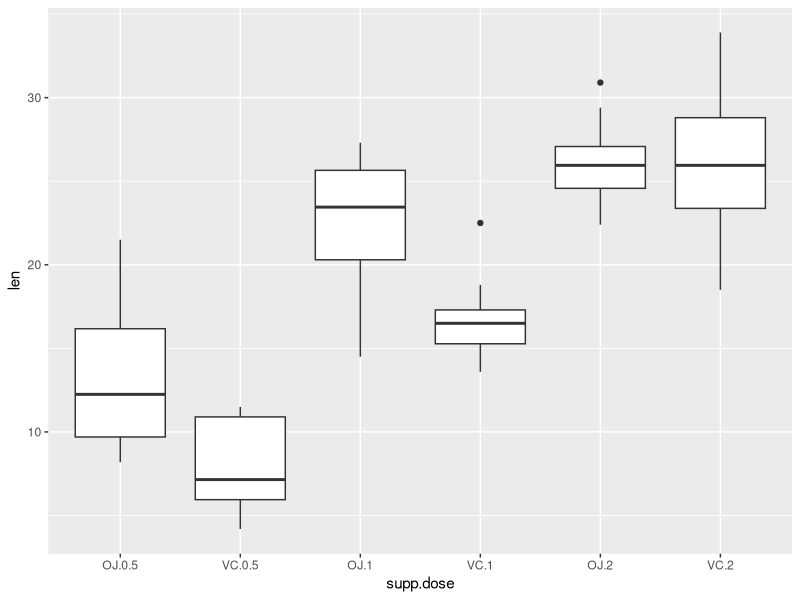

Write R code to recreate this figure.
## ---- chunk 1
# load ToothGrowth data
library(datasets)
data(ToothGrowth)
dim(ToothGrowth)
str(ToothGrowth)
head(ToothGrowth)
tail(ToothGrowth)
sum(is.na(ToothGrowth))
summary(ToothGrowth)
with(ToothGrowth, table(supp, dose))
## ---- chunk 2
# summary of the data means
with(ToothGrowth, tapply(len, list(supp, dose), mean))
# summary of the data standard deviations
with(ToothGrowth, tapply(len, list(supp, dose), sd))
# summary of the data minimums
with(ToothGrowth, tapply(len, list(supp, dose), min))
# summary of the data maximums
with(ToothGrowth, tapply(len, list(supp, dose), max))
## ---- chunk 3
# boxplots of len for each supp.dose combination
library(ggplot2)
df <- ToothGrowth
df$supp.dose <- interaction(df$supp, df$dose)
g <- ggplot(aes(y = len, x = supp.dose), data=df) + geom_boxplot()
g
## ---- chunk 4
# OJ.1 and OJ.2 compared
t1 <- t.test(df[df$supp.dose=="OJ.1",]$len,
             df[df$supp.dose=="OJ.2",]$len, 
             var.equal=TRUE, paired=FALSE)
## ---- chunk 5
# OJ.1 and VC.1 compared
t2 <- t.test(df[df$supp.dose=="OJ.1",]$len,
             df[df$supp.dose=="VC.1",]$len, 
             var.equal=TRUE, paired=FALSE)
t2$conf.int[1:2]
t2$p.value
## ---- chunk 6
# OJ.1 and VC.2 compared
t3 <- t.test(df[df$supp.dose=="OJ.1",]$len,
             df[df$supp.dose=="VC.2",]$len, 
             var.equal=TRUE, paired=FALSE)
## ---- chunk 7
# OJ.2 and VC.2 compared
t4 <- t.test(df[df$supp.dose=="OJ.2",]$len,
             df[df$supp.dose=="VC.2",]$len, 
             var.equal=TRUE, paired=FALSE)
## ---- chunk 8
var(df[df$supp.dose=="OJ.1",]$len)
var(df[df$supp.dose=="OJ.2",]$len)
var(df[df$supp.dose=="VC.2",]$len)
